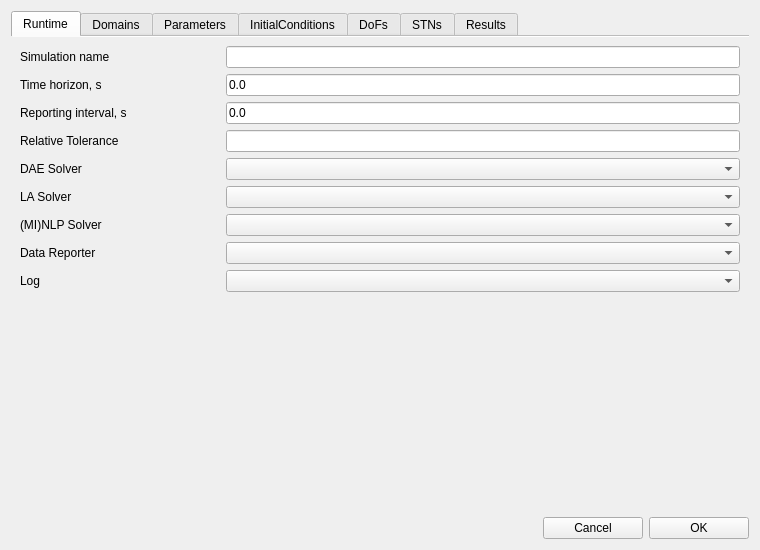
<?xml version="1.0" encoding="UTF-8"?>
<ui version="4.0">
 <class>SimulationExplorer</class>
 <widget class="QDialog" name="SimulationExplorer">
  <property name="windowModality">
   <enum>Qt::WindowModal</enum>
  </property>
  <property name="geometry">
   <rect>
    <x>0</x>
    <y>0</y>
    <width>760</width>
    <height>550</height>
   </rect>
  </property>
  <property name="sizePolicy">
   <sizepolicy hsizetype="Preferred" vsizetype="Preferred">
    <horstretch>0</horstretch>
    <verstretch>0</verstretch>
   </sizepolicy>
  </property>
  <property name="windowTitle">
   <string>Simulation Explorer</string>
  </property>
  <layout class="QVBoxLayout" name="verticalLayout_2">
   <item>
    <widget class="QTabWidget" name="tabWidget">
     <property name="minimumSize">
      <size>
       <width>250</width>
       <height>0</height>
      </size>
     </property>
     <property name="tabPosition">
      <enum>QTabWidget::North</enum>
     </property>
     <property name="tabShape">
      <enum>QTabWidget::Rounded</enum>
     </property>
     <property name="currentIndex">
      <number>0</number>
     </property>
     <property name="documentMode">
      <bool>true</bool>
     </property>
     <widget class="QWidget" name="tab_Runtume">
      <attribute name="title">
       <string>Runtime</string>
      </attribute>
      <attribute name="toolTip">
       <string>&lt;html&gt;&lt;head/&gt;&lt;body&gt;&lt;p&gt;Set the runtime data.&lt;/p&gt;&lt;/body&gt;&lt;/html&gt;</string>
      </attribute>
      <layout class="QVBoxLayout" name="verticalLayout_6">
       <item>
        <layout class="QFormLayout" name="formLayout">
         <property name="fieldGrowthPolicy">
          <enum>QFormLayout::AllNonFixedFieldsGrow</enum>
         </property>
         <item row="0" column="0">
          <widget class="QLabel" name="testNameLabel">
           <property name="minimumSize">
            <size>
             <width>200</width>
             <height>0</height>
            </size>
           </property>
           <property name="text">
            <string>Simulation name</string>
           </property>
          </widget>
         </item>
         <item row="0" column="1">
          <widget class="QLineEdit" name="simulationNameEdit">
           <property name="enabled">
            <bool>true</bool>
           </property>
           <property name="text">
            <string/>
           </property>
          </widget>
         </item>
         <item row="1" column="0">
          <widget class="QLabel" name="timeHorizonLabel">
           <property name="text">
            <string>Time horizon, s</string>
           </property>
          </widget>
         </item>
         <item row="1" column="1">
          <widget class="QLineEdit" name="timeHorizonEdit">
           <property name="inputMask">
            <string/>
           </property>
           <property name="text">
            <string>0.0</string>
           </property>
          </widget>
         </item>
         <item row="2" column="0">
          <widget class="QLabel" name="reportingIntervalLabel">
           <property name="text">
            <string>Reporting interval, s</string>
           </property>
          </widget>
         </item>
         <item row="2" column="1">
          <widget class="QLineEdit" name="reportingIntervalEdit">
           <property name="text">
            <string>0.0</string>
           </property>
          </widget>
         </item>
         <item row="3" column="0">
          <widget class="QLabel" name="relativeToleranceLabel">
           <property name="text">
            <string>Relative Tolerance</string>
           </property>
          </widget>
         </item>
         <item row="3" column="1">
          <widget class="QLineEdit" name="relativeToleranceEdit"/>
         </item>
         <item row="4" column="0">
          <widget class="QLabel" name="daesolverLabel">
           <property name="text">
            <string>DAE Solver</string>
           </property>
          </widget>
         </item>
         <item row="4" column="1">
          <widget class="QComboBox" name="daesolverComboBox"/>
         </item>
         <item row="5" column="0">
          <widget class="QLabel" name="lasolverLabel">
           <property name="text">
            <string>LA Solver</string>
           </property>
          </widget>
         </item>
         <item row="5" column="1">
          <widget class="QComboBox" name="lasolverComboBox"/>
         </item>
         <item row="7" column="0">
          <widget class="QLabel" name="dataReporterLabel">
           <property name="text">
            <string>Data Reporter</string>
           </property>
          </widget>
         </item>
         <item row="7" column="1">
          <widget class="QComboBox" name="datareporterComboBox"/>
         </item>
         <item row="8" column="0">
          <widget class="QLabel" name="logLabel">
           <property name="text">
            <string>Log</string>
           </property>
          </widget>
         </item>
         <item row="8" column="1">
          <widget class="QComboBox" name="logComboBox"/>
         </item>
         <item row="6" column="0">
          <widget class="QLabel" name="minlpSolverLabel">
           <property name="text">
            <string>(MI)NLP Solver</string>
           </property>
          </widget>
         </item>
         <item row="6" column="1">
          <widget class="QComboBox" name="minlpsolverComboBox"/>
         </item>
        </layout>
       </item>
      </layout>
     </widget>
     <widget class="QWidget" name="tab_Domains">
      <attribute name="title">
       <string>Domains</string>
      </attribute>
      <attribute name="toolTip">
       <string>&lt;html&gt;&lt;head/&gt;&lt;body&gt;&lt;p&gt;Set the data related to domains.&lt;/p&gt;&lt;/body&gt;&lt;/html&gt;</string>
      </attribute>
      <layout class="QHBoxLayout" name="horizontalLayout">
       <item>
        <widget class="QTreeWidget" name="treeDomains">
         <property name="sizePolicy">
          <sizepolicy hsizetype="Expanding" vsizetype="Expanding">
           <horstretch>1</horstretch>
           <verstretch>0</verstretch>
          </sizepolicy>
         </property>
         <property name="minimumSize">
          <size>
           <width>400</width>
           <height>200</height>
          </size>
         </property>
         <property name="alternatingRowColors">
          <bool>true</bool>
         </property>
         <attribute name="headerDefaultSectionSize">
          <number>300</number>
         </attribute>
         <attribute name="headerMinimumSectionSize">
          <number>100</number>
         </attribute>
         <column>
          <property name="text">
           <string>Name</string>
          </property>
         </column>
         <column>
          <property name="text">
           <string>Value</string>
          </property>
         </column>
        </widget>
       </item>
       <item>
        <widget class="QFrame" name="frameDomains">
         <property name="sizePolicy">
          <sizepolicy hsizetype="MinimumExpanding" vsizetype="Preferred">
           <horstretch>0</horstretch>
           <verstretch>1</verstretch>
          </sizepolicy>
         </property>
         <property name="minimumSize">
          <size>
           <width>250</width>
           <height>200</height>
          </size>
         </property>
         <property name="frameShape">
          <enum>QFrame::NoFrame</enum>
         </property>
         <property name="frameShadow">
          <enum>QFrame::Raised</enum>
         </property>
        </widget>
       </item>
      </layout>
     </widget>
     <widget class="QWidget" name="tab_Parameters">
      <attribute name="title">
       <string>Parameters</string>
      </attribute>
      <attribute name="toolTip">
       <string>&lt;html&gt;&lt;head/&gt;&lt;body&gt;&lt;p&gt;Set the data related to parameters.&lt;/p&gt;&lt;/body&gt;&lt;/html&gt;</string>
      </attribute>
      <layout class="QHBoxLayout" name="horizontalLayout_3">
       <item>
        <widget class="QTreeWidget" name="treeParameters">
         <property name="sizePolicy">
          <sizepolicy hsizetype="Expanding" vsizetype="Expanding">
           <horstretch>1</horstretch>
           <verstretch>0</verstretch>
          </sizepolicy>
         </property>
         <property name="minimumSize">
          <size>
           <width>100</width>
           <height>200</height>
          </size>
         </property>
         <property name="styleSheet">
          <string notr="true"> /*
QTreeWidget::branch:has-siblings:!adjoins-item {
     border-image: url(images/vline.png) 0;
 }

 QTreeWidget::branch:has-siblings:adjoins-item {
     border-image: url(images/branch-more.png) 0;
 }

 QTreeWidget::branch:!has-children:!has-siblings:adjoins-item {
     border-image: url(images/branch-end.png) 0;
 }

 QTreeWidget::branch:has-children:!has-siblings:closed,
 QTreeWidget::branch:closed:has-children:has-siblings {
         border-image: none;
         image: url(images/branch-closed.png);
 }

 QTreeWidget::branch:open:has-children:!has-siblings,
 QTreeWidget::branch:open:has-children:has-siblings  {
         border-image: none;
         image: url(images/branch-open.png);
 }
*/
</string>
         </property>
         <property name="alternatingRowColors">
          <bool>true</bool>
         </property>
         <attribute name="headerDefaultSectionSize">
          <number>300</number>
         </attribute>
         <attribute name="headerMinimumSectionSize">
          <number>100</number>
         </attribute>
         <column>
          <property name="text">
           <string>Name</string>
          </property>
         </column>
         <column>
          <property name="text">
           <string>Value</string>
          </property>
         </column>
        </widget>
       </item>
       <item>
        <widget class="QFrame" name="frameParameters">
         <property name="sizePolicy">
          <sizepolicy hsizetype="MinimumExpanding" vsizetype="Preferred">
           <horstretch>0</horstretch>
           <verstretch>1</verstretch>
          </sizepolicy>
         </property>
         <property name="minimumSize">
          <size>
           <width>250</width>
           <height>200</height>
          </size>
         </property>
         <property name="frameShape">
          <enum>QFrame::NoFrame</enum>
         </property>
         <property name="frameShadow">
          <enum>QFrame::Raised</enum>
         </property>
        </widget>
       </item>
      </layout>
     </widget>
     <widget class="QWidget" name="tab_InitialConditions">
      <attribute name="title">
       <string>InitialConditions</string>
      </attribute>
      <attribute name="toolTip">
       <string>&lt;html&gt;&lt;head/&gt;&lt;body&gt;&lt;p&gt;Set the initial conditions for differential variables.&lt;/p&gt;&lt;/body&gt;&lt;/html&gt;</string>
      </attribute>
      <layout class="QVBoxLayout" name="verticalLayout">
       <item>
        <layout class="QHBoxLayout" name="horizontalLayout_4">
         <item>
          <widget class="QCheckBox" name="quazySteadyStateCheckBox">
           <property name="enabled">
            <bool>false</bool>
           </property>
          </widget>
         </item>
         <item>
          <widget class="QLabel" name="initialConditionsLabel">
           <property name="enabled">
            <bool>false</bool>
           </property>
           <property name="sizePolicy">
            <sizepolicy hsizetype="Minimum" vsizetype="Preferred">
             <horstretch>0</horstretch>
             <verstretch>0</verstretch>
            </sizepolicy>
           </property>
           <property name="minimumSize">
            <size>
             <width>0</width>
             <height>0</height>
            </size>
           </property>
           <property name="text">
            <string>Quazy Steady State InitialConditions</string>
           </property>
          </widget>
         </item>
         <item>
          <spacer name="horizontalSpacer_2">
           <property name="orientation">
            <enum>Qt::Horizontal</enum>
           </property>
           <property name="sizeHint" stdset="0">
            <size>
             <width>40</width>
             <height>20</height>
            </size>
           </property>
          </spacer>
         </item>
        </layout>
       </item>
       <item>
        <layout class="QHBoxLayout" name="horizontalLayout_7">
         <item>
          <widget class="QTreeWidget" name="treeInitialConditions">
           <property name="sizePolicy">
            <sizepolicy hsizetype="Expanding" vsizetype="Expanding">
             <horstretch>1</horstretch>
             <verstretch>0</verstretch>
            </sizepolicy>
           </property>
           <property name="minimumSize">
            <size>
             <width>400</width>
             <height>200</height>
            </size>
           </property>
           <property name="alternatingRowColors">
            <bool>true</bool>
           </property>
           <attribute name="headerDefaultSectionSize">
            <number>300</number>
           </attribute>
           <attribute name="headerMinimumSectionSize">
            <number>100</number>
           </attribute>
           <column>
            <property name="text">
             <string>Name</string>
            </property>
           </column>
           <column>
            <property name="text">
             <string>Value</string>
            </property>
           </column>
          </widget>
         </item>
         <item>
          <widget class="QFrame" name="frameInitialConditions">
           <property name="sizePolicy">
            <sizepolicy hsizetype="MinimumExpanding" vsizetype="Preferred">
             <horstretch>0</horstretch>
             <verstretch>1</verstretch>
            </sizepolicy>
           </property>
           <property name="minimumSize">
            <size>
             <width>250</width>
             <height>200</height>
            </size>
           </property>
           <property name="frameShape">
            <enum>QFrame::NoFrame</enum>
           </property>
           <property name="frameShadow">
            <enum>QFrame::Raised</enum>
           </property>
          </widget>
         </item>
        </layout>
       </item>
      </layout>
      <zorder>horizontalLayoutWidget</zorder>
      <zorder>initialConditionsLabel</zorder>
      <zorder>horizontalLayoutWidget_2</zorder>
     </widget>
     <widget class="QWidget" name="tab_DOFs">
      <attribute name="title">
       <string>DoFs</string>
      </attribute>
      <attribute name="toolTip">
       <string>&lt;html&gt;&lt;head/&gt;&lt;body&gt;&lt;p&gt;Set the values of assigned variables (Degrees of Freedom).&lt;/p&gt;&lt;/body&gt;&lt;/html&gt;</string>
      </attribute>
      <layout class="QHBoxLayout" name="horizontalLayout_6">
       <item>
        <widget class="QTreeWidget" name="treeDOFs">
         <property name="sizePolicy">
          <sizepolicy hsizetype="Expanding" vsizetype="Expanding">
           <horstretch>1</horstretch>
           <verstretch>0</verstretch>
          </sizepolicy>
         </property>
         <property name="minimumSize">
          <size>
           <width>400</width>
           <height>200</height>
          </size>
         </property>
         <property name="alternatingRowColors">
          <bool>true</bool>
         </property>
         <attribute name="headerDefaultSectionSize">
          <number>300</number>
         </attribute>
         <attribute name="headerMinimumSectionSize">
          <number>100</number>
         </attribute>
         <column>
          <property name="text">
           <string>Name</string>
          </property>
         </column>
         <column>
          <property name="text">
           <string>Value</string>
          </property>
         </column>
        </widget>
       </item>
       <item>
        <widget class="QFrame" name="frameDOFs">
         <property name="sizePolicy">
          <sizepolicy hsizetype="MinimumExpanding" vsizetype="Preferred">
           <horstretch>0</horstretch>
           <verstretch>1</verstretch>
          </sizepolicy>
         </property>
         <property name="minimumSize">
          <size>
           <width>250</width>
           <height>200</height>
          </size>
         </property>
         <property name="frameShape">
          <enum>QFrame::NoFrame</enum>
         </property>
         <property name="frameShadow">
          <enum>QFrame::Raised</enum>
         </property>
        </widget>
       </item>
      </layout>
     </widget>
     <widget class="QWidget" name="tab_StateTransitions">
      <attribute name="title">
       <string>STNs</string>
      </attribute>
      <attribute name="toolTip">
       <string>&lt;html&gt;&lt;head/&gt;&lt;body&gt;&lt;p&gt;Set the data related to State Transition Networks.&lt;/p&gt;&lt;/body&gt;&lt;/html&gt;</string>
      </attribute>
      <layout class="QHBoxLayout" name="horizontalLayout_5">
       <item>
        <widget class="QTreeWidget" name="treeSTNs">
         <property name="sizePolicy">
          <sizepolicy hsizetype="Expanding" vsizetype="Expanding">
           <horstretch>1</horstretch>
           <verstretch>0</verstretch>
          </sizepolicy>
         </property>
         <property name="minimumSize">
          <size>
           <width>400</width>
           <height>200</height>
          </size>
         </property>
         <property name="editTriggers">
          <set>QAbstractItemView::NoEditTriggers</set>
         </property>
         <property name="alternatingRowColors">
          <bool>true</bool>
         </property>
         <attribute name="headerDefaultSectionSize">
          <number>300</number>
         </attribute>
         <attribute name="headerMinimumSectionSize">
          <number>100</number>
         </attribute>
         <column>
          <property name="text">
           <string>Name</string>
          </property>
         </column>
         <column>
          <property name="text">
           <string>Value</string>
          </property>
         </column>
        </widget>
       </item>
       <item>
        <widget class="QFrame" name="frameStateTransitions">
         <property name="sizePolicy">
          <sizepolicy hsizetype="MinimumExpanding" vsizetype="Preferred">
           <horstretch>0</horstretch>
           <verstretch>1</verstretch>
          </sizepolicy>
         </property>
         <property name="minimumSize">
          <size>
           <width>250</width>
           <height>200</height>
          </size>
         </property>
         <property name="frameShape">
          <enum>QFrame::NoFrame</enum>
         </property>
         <property name="frameShadow">
          <enum>QFrame::Raised</enum>
         </property>
        </widget>
       </item>
      </layout>
     </widget>
     <widget class="QWidget" name="tab_Results">
      <attribute name="title">
       <string>Results</string>
      </attribute>
      <attribute name="toolTip">
       <string>&lt;html&gt;&lt;head/&gt;&lt;body&gt;&lt;p&gt;Select variables to appear in the output.&lt;/p&gt;&lt;/body&gt;&lt;/html&gt;</string>
      </attribute>
      <layout class="QVBoxLayout" name="verticalLayout_8">
       <item>
        <widget class="QTreeWidget" name="treeOutputVariables">
         <property name="alternatingRowColors">
          <bool>true</bool>
         </property>
         <property name="columnCount">
          <number>1</number>
         </property>
         <attribute name="headerVisible">
          <bool>false</bool>
         </attribute>
         <attribute name="headerDefaultSectionSize">
          <number>300</number>
         </attribute>
         <attribute name="headerMinimumSectionSize">
          <number>100</number>
         </attribute>
         <column>
          <property name="text">
           <string>Name</string>
          </property>
         </column>
        </widget>
       </item>
      </layout>
     </widget>
    </widget>
   </item>
   <item>
    <layout class="QHBoxLayout" name="horizontalLayout_2">
     <item>
      <spacer name="horizontalSpacer">
       <property name="orientation">
        <enum>Qt::Horizontal</enum>
       </property>
       <property name="sizeHint" stdset="0">
        <size>
         <width>40</width>
         <height>20</height>
        </size>
       </property>
      </spacer>
     </item>
     <item>
      <widget class="QPushButton" name="buttonCancel">
       <property name="minimumSize">
        <size>
         <width>100</width>
         <height>0</height>
        </size>
       </property>
       <property name="text">
        <string>Cancel</string>
       </property>
       <property name="autoDefault">
        <bool>false</bool>
       </property>
      </widget>
     </item>
     <item>
      <widget class="QPushButton" name="buttonOk">
       <property name="minimumSize">
        <size>
         <width>100</width>
         <height>0</height>
        </size>
       </property>
       <property name="text">
        <string>OK</string>
       </property>
       <property name="autoDefault">
        <bool>false</bool>
       </property>
       <property name="default">
        <bool>false</bool>
       </property>
      </widget>
     </item>
    </layout>
   </item>
  </layout>
 </widget>
 <resources/>
 <connections/>
</ui>
